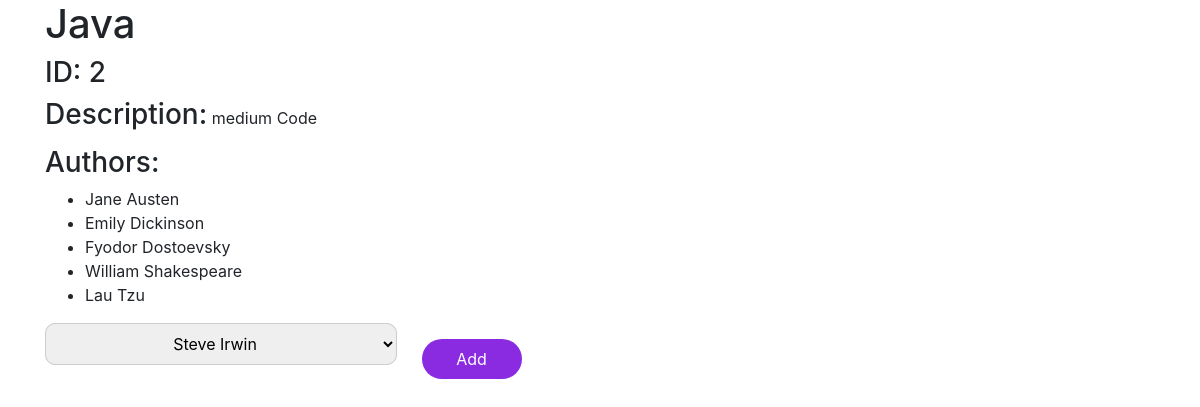
The page /books/2 on the database its author committed.
### booksAuthors/models.py (models this page shows)
class Book(models.Model):
    title = models.CharField(max_length=255)
    desc =  models.TextField()
    created_at = models.DateTimeField(auto_now_add=True)
    updated_at = models.DateTimeField(auto_now=True)

class Author(models.Model):
    first_name = models.CharField(max_length=45)
    last_name = models.CharField(max_length=45)
    notes = models.TextField()
    books = models.ManyToManyField(Book, related_name="author")
    created_at = models.DateTimeField(auto_now_add=True)
    updated_at = models.DateTimeField(auto_now=True)

### booksAuthors/views.py (the view)
# urls.py: path('books/<int:book_id>', views.displayBook),
def displayBook(request, book_id):
    the_books = Book.objects.get(id=book_id)
    all_authors = Author.objects.exclude(books__id=book_id)
    context = {
        'book': the_books,
        'all_authors': all_authors,
    }
    return render(request, 'displayBooks.html', context)

### booksAuthors/templates/displayBooks.html (shortened to what this page needs)
<!DOCTYPE html>
<html lang="en">
<head>
    {% load static %}
    <link rel="stylesheet" href="{% static 'css/displayBooks.css' %}">
    <link rel="stylesheet" href="https://stackpath.bootstrapcdn.com/bootstrap/4.5.0/css/bootstrap.min.css">
</head>
<body>
    <div class="container">
        <h1>{{book.title}}</h1>
        <h3>ID: {{book.id}}</h3>
        <h3 class="d-inline-block">Description:</h3>
        <p class="d-inline-block">{{book.desc}}</p>
        <h3>Authors:</h3>
        <ul>
            {% for author in book.author.all %}
            <li>{{author.first_name}} {{author.last_name}}</li>
            {% endfor %}
        </ul>
        <form action="/books/{{book.id}}/add_author" method="POST">
            <div class="form-group">
                <div class="selectWrapper">
                    <select name="author-to-add" class="selectBox">
                        {% for author in all_authors %}
                        <option value="{{author.id}}">{{author.first_name}} {{author.last_name}}</option>
                        {% endfor %}
                    </select>
                </div>
                <button type="submit" class="button">Add</button>
            </div>
        </form>
    </div>
</body>
</html>

### booksAuthors/static/css/displayBooks.css (style rules this page uses)
.selectWrapper { border-radius:10px; display:inline-block; overflow:hidden; background:#cccccc; border:1px solid #cccccc; }
.selectBox { text-align: center; width:350px; height:40px; border:0px; outline:none; }
.button { margin-left: 20px; width: 100px; height: 40px; text-align: center; border: none; border-radius: 2rem; background-color: blueviolet; color: white; }

### rows shown on the page
Book: title "Java", id "2", desc "medium Code"
Author: first_name "Jane", last_name "Austen"
Author: first_name "Emily", last_name "Dickinson"
Author: first_name "Fyodor", last_name "Dostoevsky"
Author: first_name "William", last_name "Shakespeare"
Author: first_name "Lau", last_name "Tzu"

### other values the page prints
form field author-to-add "Steve Irwin"
